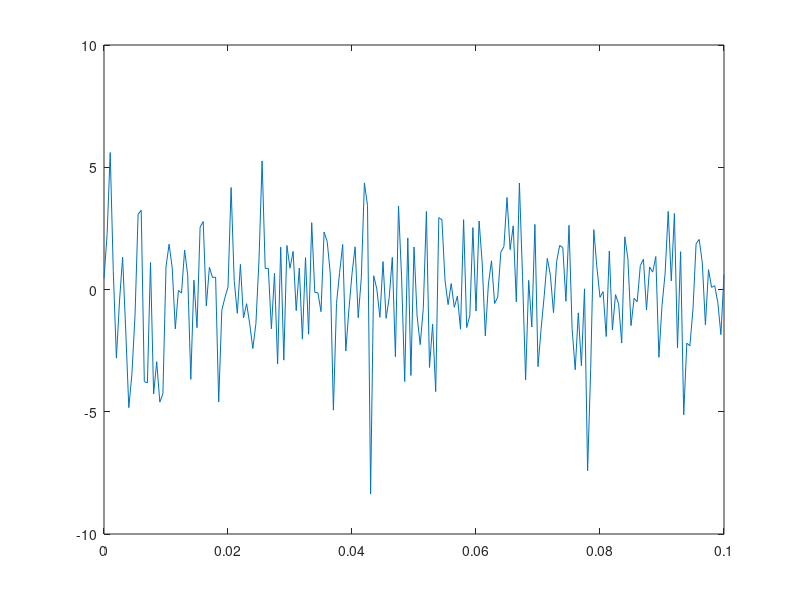

Write MATLAB code to recreate this figure.
close all;
clear all;
t=0:0.0005:0.1;
f1=4*exp(-100*t).*sin(2*pi*t*400);
f2=2*exp(-20*t).*sin(2*pi*t*200);
f3=1*exp(-50*t).*sin(2*pi*t*100);
% figure,plot(t,y);
% n1 = sin(2*pi*150*t);
% n2= 6*sin(2*pi*300*t);
% y1 = f1+f2+f3+n1+n2; 
% figure,plot(t,y1);
n=2*randn(1,201);
y2=f1+f2+f3+n;
plot(t,y2);


